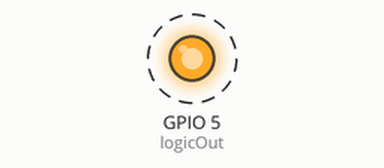
Bench run of a sketch on a simulated ESP32. On the bench: output pins drawn as LEDs (lit = HIGH). Dashed ring = blinking. What the sketch prints to the serial monitor is not drawn.

Above: at 0.2 s.
Timing chart, 0 to 3.0 s (numbered marks = the images above):
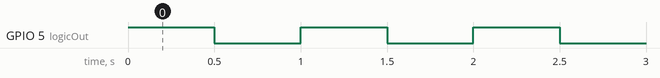

Measured:
- by itself, GPIO 5 (logicOut): alternates HIGH for 0.50 s and LOW for 0.50 s

The sketch:

example.ino
```cpp
// Toggles an ESP32 GPIO that is passed through the level shifter to drive a 5V peripheral, printing the pin state over serial.
//
// Buy this module: https://shillehtek.com/products/shillehtek-iic-i2c-logic-level-converter-pre-soldered
// Full manual: https://shillehtek.com/blogs/shillehtek-product-manuals/iic-i2c-logic-level-converter-pre-soldered-bi-directional
// More examples: https://github.com/shillehbean/shillehtek-examples
//

// ESP32 (3.3V) driving a 5V peripheral through the level shifter.
// Toggles a 5V output via one channel.

const int logicOut = 5;  // ESP32 GPIO, shifted to 5V on the other side

void setup() {
  Serial.begin(115200);
  pinMode(logicOut, OUTPUT);
}

void loop() {
  digitalWrite(logicOut, HIGH);
  Serial.println("5V side: HIGH");
  delay(500);
  digitalWrite(logicOut, LOW);
  Serial.println("5V side: LOW");
  delay(500);
}
```
